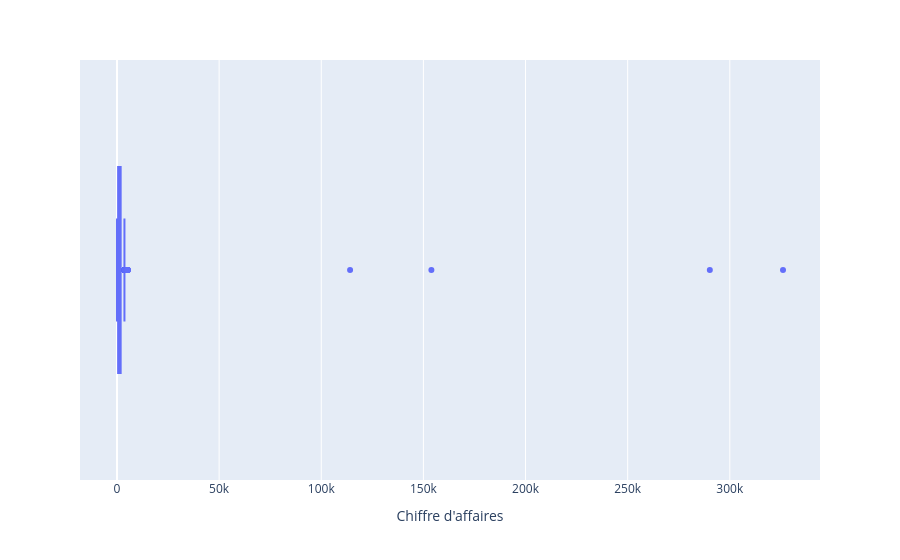

Notebook cell for this chart:
### Code cell
px.box(
    df_groupby_customer, x="total_amount_spent", hover_name="client_id", hover_data={"nb_transactions":":d","total_amount_spent":":.2f"},
    labels={"client_id":"ID client","nb_transactions":"Nombre de transactions","total_amount_spent":"Chiffre d'affaires"},
)

### Figure 1 — Plotly figure (JSON) as saved in the notebook; plotly's stock layout.template omitted (floating-point values rounded to 4 significant figures; data arrays with more than 128 entries replaced by an {"elided": "..."} marker saying what was removed)
{"data": [{"alignmentgroup": "True", "customdata": {"elided": "8600x1 int values"}, "hovertemplate": "<b>%{hovertext}</b><br><br>Chiffre d'affaires=%{x:.2f}<br>Nombre de transactions=%{customdata[0]:d}<extra></extra>", "hovertext": {"elided": "8600 str values"}, "legendgroup": "", "marker": {"color": "#636efa"}, "name": "", "notched": false, "offsetgroup": "", "orientation": "h", "showlegend": false, "type": "box", "x": {"elided": "8600 float values"}, "x0": " ", "xaxis": "x", "y0": " ", "yaxis": "y"}], "layout": {"boxmode": "group", "legend": {"tracegroupgap": 0}, "margin": {"t": 60}, "xaxis": {"anchor": "y", "domain": [0, 1], "title": {"text": "Chiffre d'affaires"}}, "yaxis": {"anchor": "x", "domain": [0, 1]}}}
